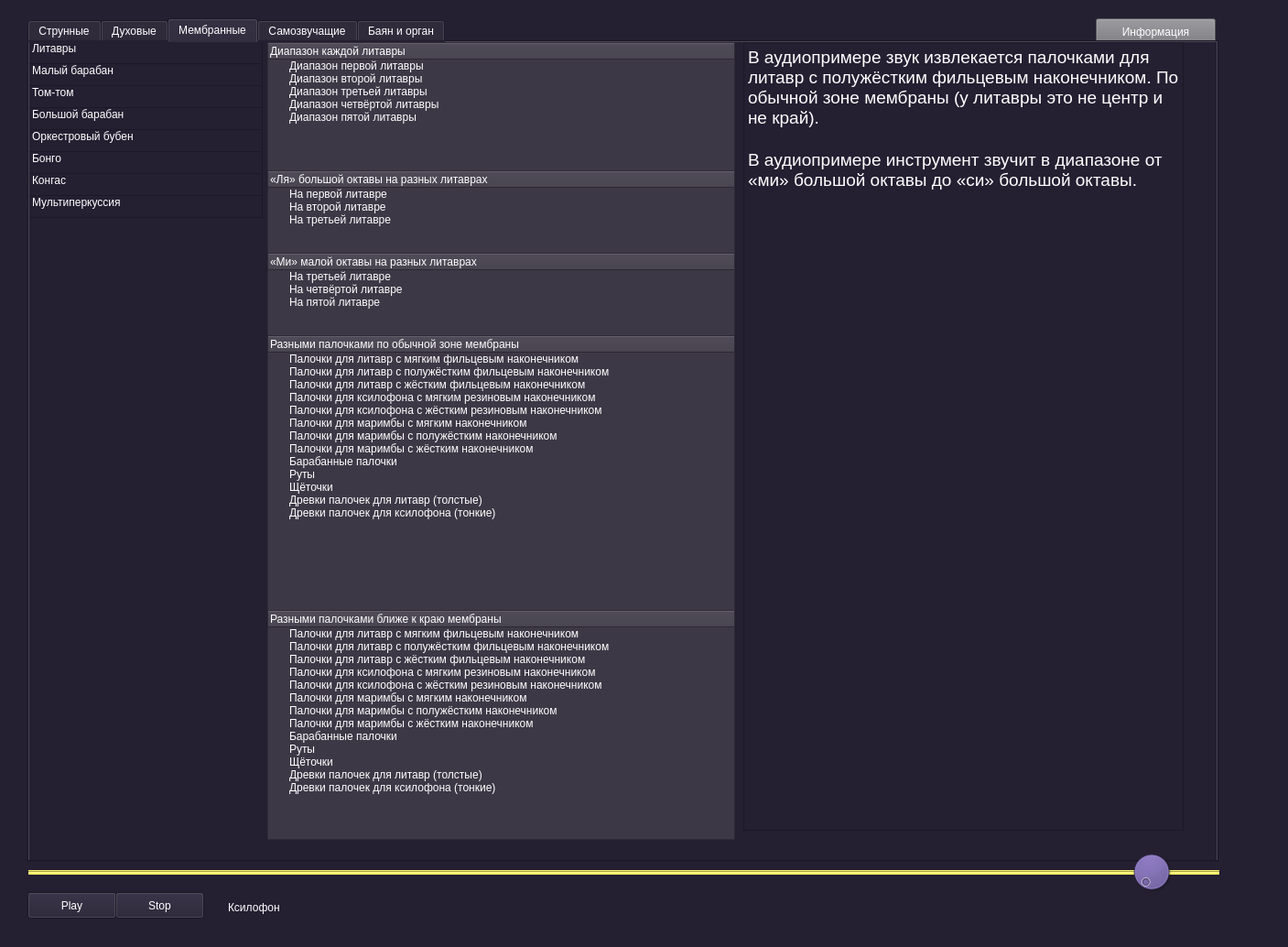
<?xml version="1.0" encoding="UTF-8"?>
<ui version="4.0">
 <class>MainWindow</class>
 <widget class="QMainWindow" name="MainWindow">
  <property name="geometry">
   <rect>
    <x>0</x>
    <y>0</y>
    <width>1407</width>
    <height>1034</height>
   </rect>
  </property>
  <property name="windowTitle">
   <string>Попов. Инструментоведение</string>
  </property>
  <property name="windowOpacity">
   <double>1.000000000000000</double>
  </property>
  <property name="styleSheet">
   <string notr="true">background-color: rgb(36, 31, 49);
color: rgb(255, 255, 255);
selection-color: rgb(249, 240, 107);
</string>
  </property>
  <widget class="QWidget" name="centralwidget">
   <widget class="QPushButton" name="pushButton">
    <property name="geometry">
     <rect>
      <x>1197</x>
      <y>20</y>
      <width>131</width>
      <height>29</height>
     </rect>
    </property>
    <property name="styleSheet">
     <string notr="true">background-color: rgb(119, 118, 123);
font-family: italic 11pt &quot;Noto Sans&quot;;</string>
    </property>
    <property name="text">
     <string>Информация</string>
    </property>
    <property name="default">
     <bool>false</bool>
    </property>
    <property name="flat">
     <bool>false</bool>
    </property>
   </widget>
   <widget class="QTabWidget" name="tabWidget">
    <property name="enabled">
     <bool>true</bool>
    </property>
    <property name="geometry">
     <rect>
      <x>30</x>
      <y>20</y>
      <width>1301</width>
      <height>921</height>
     </rect>
    </property>
    <property name="styleSheet">
     <string notr="true">font-color: rgb(255, 255, 255);</string>
    </property>
    <property name="currentIndex">
     <number>2</number>
    </property>
    <widget class="QWidget" name="tab">
     <attribute name="title">
      <string>Струнные</string>
     </attribute>
     <widget class="QTreeWidget" name="treeWidget">
      <property name="geometry">
       <rect>
        <x>-1</x>
        <y>-1</y>
        <width>346</width>
        <height>141</height>
       </rect>
      </property>
      <property name="wordWrap">
       <bool>false</bool>
      </property>
      <property name="headerHidden">
       <bool>false</bool>
      </property>
      <column>
       <property name="text">
        <string>Скрипки</string>
       </property>
      </column>
      <item>
       <property name="text">
        <string>Скрипка, альт, виолончель, контрабас</string>
       </property>
      </item>
      <item>
       <property name="text">
        <string>Скрипка</string>
       </property>
      </item>
      <item>
       <property name="text">
        <string>Альт</string>
       </property>
      </item>
      <item>
       <property name="text">
        <string>Виолончель</string>
       </property>
      </item>
      <item>
       <property name="text">
        <string>Контрабас</string>
       </property>
      </item>
     </widget>
     <widget class="QListWidget" name="listWidget">
      <property name="geometry">
       <rect>
        <x>-1</x>
        <y>139</y>
        <width>346</width>
        <height>26</height>
       </rect>
      </property>
      <item>
       <property name="text">
        <string>Классическая гитара</string>
       </property>
      </item>
     </widget>
     <widget class="QTreeWidget" name="treeWidget_2">
      <property name="geometry">
       <rect>
        <x>-1</x>
        <y>164</y>
        <width>346</width>
        <height>111</height>
       </rect>
      </property>
      <column>
       <property name="text">
        <string>Домры</string>
       </property>
      </column>
      <item>
       <property name="text">
        <string>Малая домра</string>
       </property>
      </item>
      <item>
       <property name="text">
        <string>Домра пикколо</string>
       </property>
      </item>
      <item>
       <property name="text">
        <string>Альтовая домра</string>
       </property>
      </item>
      <item>
       <property name="text">
        <string>Басовая домра</string>
       </property>
      </item>
     </widget>
     <widget class="QTreeWidget" name="treeWidget_3">
      <property name="geometry">
       <rect>
        <x>-1</x>
        <y>274</y>
        <width>346</width>
        <height>111</height>
       </rect>
      </property>
      <column>
       <property name="text">
        <string>Балалайки</string>
       </property>
      </column>
      <item>
       <property name="text">
        <string>Балалайка прима</string>
       </property>
      </item>
      <item>
       <property name="text">
        <string>Балалайка секунда</string>
       </property>
      </item>
      <item>
       <property name="text">
        <string>Балалайка альт</string>
       </property>
      </item>
      <item>
       <property name="text">
        <string>Балалайка контрабас</string>
       </property>
      </item>
     </widget>
     <widget class="QListWidget" name="listWidget_2">
      <property name="geometry">
       <rect>
        <x>-1</x>
        <y>384</y>
        <width>346</width>
        <height>26</height>
       </rect>
      </property>
      <item>
       <property name="text">
        <string>Классическая арфа</string>
       </property>
      </item>
     </widget>
     <widget class="QListWidget" name="listWidget_5">
      <property name="geometry">
       <rect>
        <x>0</x>
        <y>480</y>
        <width>346</width>
        <height>26</height>
       </rect>
      </property>
      <item>
       <property name="text">
        <string>Клавесин</string>
       </property>
      </item>
     </widget>
     <widget class="QListWidget" name="listWidget_6">
      <property name="geometry">
       <rect>
        <x>0</x>
        <y>504</y>
        <width>346</width>
        <height>26</height>
       </rect>
      </property>
      <item>
       <property name="text">
        <string>Рояль</string>
       </property>
      </item>
     </widget>
     <widget class="QTreeWidget" name="treeWidget_6">
      <property name="geometry">
       <rect>
        <x>0</x>
        <y>410</y>
        <width>345</width>
        <height>71</height>
       </rect>
      </property>
      <column>
       <property name="text">
        <string>Гусли</string>
       </property>
      </column>
      <item>
       <property name="text">
        <string>Звончатые гусли (20-струнные)</string>
       </property>
      </item>
      <item>
       <property name="text">
        <string>Клавишные гусли</string>
       </property>
      </item>
     </widget>
    </widget>
    <widget class="QWidget" name="tab_2">
     <attribute name="title">
      <string>Духовые</string>
     </attribute>
     <widget class="QListWidget" name="listWidget_7">
      <property name="geometry">
       <rect>
        <x>-1</x>
        <y>-1</y>
        <width>346</width>
        <height>25</height>
       </rect>
      </property>
      <item>
       <property name="text">
        <string>Деревянные и медные духовые инструменты</string>
       </property>
      </item>
     </widget>
     <widget class="QTreeWidget" name="treeWidget_4">
      <property name="geometry">
       <rect>
        <x>-1</x>
        <y>23</y>
        <width>346</width>
        <height>91</height>
       </rect>
      </property>
      <column>
       <property name="text">
        <string>Академические поперечные флейты</string>
       </property>
      </column>
      <item>
       <property name="text">
        <string>Большая флейта</string>
       </property>
      </item>
      <item>
       <property name="text">
        <string>Флейта пикколо</string>
       </property>
      </item>
      <item>
       <property name="text">
        <string>Альтовая флейта</string>
       </property>
      </item>
     </widget>
     <widget class="QTreeWidget" name="treeWidget_5">
      <property name="geometry">
       <rect>
        <x>-1</x>
        <y>113</y>
        <width>346</width>
        <height>91</height>
       </rect>
      </property>
      <column>
       <property name="text">
        <string>Гобои</string>
       </property>
      </column>
      <item>
       <property name="text">
        <string>Гобой, английский рожок, гобой д`амур</string>
       </property>
      </item>
      <item>
       <property name="text">
        <string>Гобой</string>
       </property>
      </item>
      <item>
       <property name="text">
        <string>Английский рожок</string>
       </property>
      </item>
     </widget>
     <widget class="QTreeWidget" name="treeWidget_7">
      <property name="geometry">
       <rect>
        <x>-1</x>
        <y>210</y>
        <width>346</width>
        <height>111</height>
       </rect>
      </property>
      <column>
       <property name="text">
        <string>Кларнеты</string>
       </property>
      </column>
      <item>
       <property name="text">
        <string>Кларнет in B, кларнет in A</string>
       </property>
      </item>
      <item>
       <property name="text">
        <string>Кларнет in B</string>
       </property>
      </item>
      <item>
       <property name="text">
        <string>Кларнет пикколо in Es</string>
       </property>
      </item>
      <item>
       <property name="text">
        <string>Бас-кларнет in B</string>
       </property>
      </item>
     </widget>
     <widget class="QTreeWidget" name="treeWidget_8">
      <property name="geometry">
       <rect>
        <x>-1</x>
        <y>320</y>
        <width>346</width>
        <height>71</height>
       </rect>
      </property>
      <column>
       <property name="text">
        <string>Фаготы</string>
       </property>
      </column>
      <item>
       <property name="text">
        <string>Фагот</string>
       </property>
      </item>
      <item>
       <property name="text">
        <string>Контрафагот</string>
       </property>
      </item>
     </widget>
     <widget class="QTreeWidget" name="treeWidget_9">
      <property name="geometry">
       <rect>
        <x>-1</x>
        <y>390</y>
        <width>346</width>
        <height>134</height>
       </rect>
      </property>
      <column>
       <property name="text">
        <string>Саксофоны</string>
       </property>
      </column>
      <item>
       <property name="text">
        <string>Четыре саксофона</string>
       </property>
      </item>
      <item>
       <property name="text">
        <string>Альтовый саксофон</string>
       </property>
      </item>
      <item>
       <property name="text">
        <string>Сопрановый саксофон</string>
       </property>
      </item>
      <item>
       <property name="text">
        <string>Теноровый саксофон</string>
       </property>
      </item>
      <item>
       <property name="text">
        <string>Баритоновый саксофон</string>
       </property>
      </item>
     </widget>
     <widget class="QTreeWidget" name="treeWidget_10">
      <property name="geometry">
       <rect>
        <x>-1</x>
        <y>520</y>
        <width>346</width>
        <height>71</height>
       </rect>
      </property>
      <column>
       <property name="text">
        <string>Валторны</string>
       </property>
      </column>
      <item>
       <property name="text">
        <string>Двойная валторна, дискантовая валторна</string>
       </property>
      </item>
      <item>
       <property name="text">
        <string>Валторна in F (дискантовая)</string>
       </property>
      </item>
     </widget>
     <widget class="QTreeWidget" name="treeWidget_11">
      <property name="geometry">
       <rect>
        <x>-1</x>
        <y>590</y>
        <width>346</width>
        <height>132</height>
       </rect>
      </property>
      <column>
       <property name="text">
        <string>Трубы и близкие им инструменты</string>
       </property>
      </column>
      <item>
       <property name="text">
        <string>Труба, корнет, флюгельгорн</string>
       </property>
      </item>
      <item>
       <property name="text">
        <string>Труба in B</string>
       </property>
      </item>
      <item>
       <property name="text">
        <string>Труба пикколо in B</string>
       </property>
      </item>
      <item>
       <property name="text">
        <string>Корнет in B</string>
       </property>
      </item>
      <item>
       <property name="text">
        <string>Флюгельгорн in B</string>
       </property>
      </item>
     </widget>
     <widget class="QListWidget" name="listWidget_8">
      <property name="geometry">
       <rect>
        <x>-1</x>
        <y>720</y>
        <width>346</width>
        <height>22</height>
       </rect>
      </property>
      <item>
       <property name="text">
        <string>Басовый тромбон</string>
       </property>
      </item>
     </widget>
     <widget class="QTreeWidget" name="treeWidget_12">
      <property name="geometry">
       <rect>
        <x>0</x>
        <y>740</y>
        <width>346</width>
        <height>101</height>
       </rect>
      </property>
      <column>
       <property name="text">
        <string>Тубы</string>
       </property>
      </column>
      <item>
       <property name="text">
        <string>Басовая туба, контрабасовая туба</string>
       </property>
      </item>
      <item>
       <property name="text">
        <string>Басовая туба</string>
       </property>
      </item>
      <item>
       <property name="text">
        <string>Контрабасовая туба</string>
       </property>
      </item>
     </widget>
    </widget>
    <widget class="QWidget" name="tab_3">
     <attribute name="title">
      <string>Мембранные</string>
     </attribute>
     <widget class="QListWidget" name="listWidget_11">
      <property name="geometry">
       <rect>
        <x>-1</x>
        <y>-1</y>
        <width>256</width>
        <height>25</height>
       </rect>
      </property>
      <item>
       <property name="text">
        <string>Литавры</string>
       </property>
      </item>
     </widget>
     <widget class="QListWidget" name="listWidget_12">
      <property name="geometry">
       <rect>
        <x>-1</x>
        <y>23</y>
        <width>256</width>
        <height>25</height>
       </rect>
      </property>
      <item>
       <property name="text">
        <string>Малый барабан</string>
       </property>
      </item>
     </widget>
     <widget class="QListWidget" name="listWidget_13">
      <property name="geometry">
       <rect>
        <x>-1</x>
        <y>47</y>
        <width>256</width>
        <height>25</height>
       </rect>
      </property>
      <item>
       <property name="text">
        <string>Том-том</string>
       </property>
      </item>
     </widget>
     <widget class="QListWidget" name="listWidget_14">
      <property name="geometry">
       <rect>
        <x>-1</x>
        <y>71</y>
        <width>256</width>
        <height>25</height>
       </rect>
      </property>
      <item>
       <property name="text">
        <string>Большой барабан</string>
       </property>
      </item>
     </widget>
     <widget class="QListWidget" name="listWidget_15">
      <property name="geometry">
       <rect>
        <x>-1</x>
        <y>95</y>
        <width>256</width>
        <height>25</height>
       </rect>
      </property>
      <item>
       <property name="text">
        <string>Оркестровый бубен</string>
       </property>
      </item>
     </widget>
     <widget class="QListWidget" name="listWidget_16">
      <property name="geometry">
       <rect>
        <x>-1</x>
        <y>119</y>
        <width>256</width>
        <height>25</height>
       </rect>
      </property>
      <item>
       <property name="text">
        <string>Бонго</string>
       </property>
      </item>
     </widget>
     <widget class="QListWidget" name="listWidget_17">
      <property name="geometry">
       <rect>
        <x>-1</x>
        <y>143</y>
        <width>256</width>
        <height>25</height>
       </rect>
      </property>
      <item>
       <property name="text">
        <string>Конгас</string>
       </property>
      </item>
     </widget>
     <widget class="QListWidget" name="listWidget_18">
      <property name="geometry">
       <rect>
        <x>-1</x>
        <y>167</y>
        <width>256</width>
        <height>25</height>
       </rect>
      </property>
      <item>
       <property name="text">
        <string>Мультиперкуссия</string>
       </property>
      </item>
     </widget>
     <widget class="QTreeWidget" name="treeWidget_13">
      <property name="geometry">
       <rect>
        <x>260</x>
        <y>0</y>
        <width>511</width>
        <height>141</height>
       </rect>
      </property>
      <property name="visible">
       <bool>false</bool>
      </property>
      <property name="styleSheet">
       <string notr="true">background-color: rgb(61, 56, 70);</string>
      </property>
      <column>
       <property name="text">
        <string>Диапазон каждой литавры</string>
       </property>
      </column>
      <item>
       <property name="text">
        <string>Диапазон первой литавры</string>
       </property>
      </item>
      <item>
       <property name="text">
        <string>Диапазон второй литавры</string>
       </property>
      </item>
      <item>
       <property name="text">
        <string>Диапазон третьей литавры</string>
       </property>
      </item>
      <item>
       <property name="text">
        <string>Диапазон четвёртой литавры</string>
       </property>
      </item>
      <item>
       <property name="text">
        <string>Диапазон пятой литавры</string>
       </property>
      </item>
     </widget>
     <widget class="QTreeWidget" name="treeWidget_14">
      <property name="geometry">
       <rect>
        <x>260</x>
        <y>140</y>
        <width>511</width>
        <height>91</height>
       </rect>
      </property>
      <property name="visible">
       <bool>false</bool>
      </property>
      <property name="styleSheet">
       <string notr="true">background-color: rgb(61, 56, 70);</string>
      </property>
      <column>
       <property name="text">
        <string>«Ля» большой октавы на разных литаврах</string>
       </property>
      </column>
      <item>
       <property name="text">
        <string>На первой литавре</string>
       </property>
      </item>
      <item>
       <property name="text">
        <string>На второй литавре</string>
       </property>
      </item>
      <item>
       <property name="text">
        <string>На третьей литавре</string>
       </property>
      </item>
     </widget>
     <widget class="QTreeWidget" name="treeWidget_29">
      <property name="geometry">
       <rect>
        <x>260</x>
        <y>230</y>
        <width>511</width>
        <height>91</height>
       </rect>
      </property>
      <property name="visible">
       <bool>false</bool>
      </property>
      <property name="styleSheet">
       <string notr="true">background-color: rgb(61, 56, 70);</string>
      </property>
      <column>
       <property name="text">
        <string>«Ми» малой октавы на разных литаврах</string>
       </property>
      </column>
      <item>
       <property name="text">
        <string>На третьей литавре</string>
       </property>
      </item>
      <item>
       <property name="text">
        <string>На четвёртой литавре</string>
       </property>
      </item>
      <item>
       <property name="text">
        <string>На пятой литавре</string>
       </property>
      </item>
     </widget>
     <widget class="QTreeWidget" name="treeWidget_30">
      <property name="geometry">
       <rect>
        <x>260</x>
        <y>320</y>
        <width>511</width>
        <height>301</height>
       </rect>
      </property>
      <property name="visible">
       <bool>false</bool>
      </property>
      <property name="styleSheet">
       <string notr="true">background-color: rgb(61, 56, 70);</string>
      </property>
      <column>
       <property name="text">
        <string>Разными палочками по обычной зоне мембраны</string>
       </property>
      </column>
      <item>
       <property name="text">
        <string>Палочки для литавр с мягким фильцевым наконечником</string>
       </property>
      </item>
      <item>
       <property name="text">
        <string>Палочки для литавр с полужёстким фильцевым наконечником</string>
       </property>
      </item>
      <item>
       <property name="text">
        <string>Палочки для литавр с жёстким фильцевым наконечником</string>
       </property>
      </item>
      <item>
       <property name="text">
        <string>Палочки для ксилофона с мягким резиновым наконечником</string>
       </property>
      </item>
      <item>
       <property name="text">
        <string>Палочки для ксилофона с жёстким резиновым наконечником</string>
       </property>
      </item>
      <item>
       <property name="text">
        <string>Палочки для маримбы с мягким наконечником</string>
       </property>
      </item>
      <item>
       <property name="text">
        <string>Палочки для маримбы с полужёстким наконечником</string>
       </property>
      </item>
      <item>
       <property name="text">
        <string>Палочки для маримбы с жёстким наконечником</string>
       </property>
      </item>
      <item>
       <property name="text">
        <string>Барабанные палочки</string>
       </property>
      </item>
      <item>
       <property name="text">
        <string>Руты</string>
       </property>
      </item>
      <item>
       <property name="text">
        <string>Щёточки</string>
       </property>
      </item>
      <item>
       <property name="text">
        <string>Древки палочек для литавр (толстые)</string>
       </property>
      </item>
      <item>
       <property name="text">
        <string>Древки палочек для ксилофона (тонкие)</string>
       </property>
      </item>
     </widget>
     <widget class="QTreeWidget" name="treeWidget_31">
      <property name="geometry">
       <rect>
        <x>260</x>
        <y>620</y>
        <width>511</width>
        <height>251</height>
       </rect>
      </property>
      <property name="visible">
       <bool>false</bool>
      </property>
      <property name="styleSheet">
       <string notr="true">background-color: rgb(61, 56, 70);</string>
      </property>
      <column>
       <property name="text">
        <string>Разными палочками ближе к краю мембраны</string>
       </property>
      </column>
      <item>
       <property name="text">
        <string>Палочки для литавр с мягким фильцевым наконечником</string>
       </property>
      </item>
      <item>
       <property name="text">
        <string>Палочки для литавр с полужёстким фильцевым наконечником</string>
       </property>
      </item>
      <item>
       <property name="text">
        <string>Палочки для литавр с жёстким фильцевым наконечником</string>
       </property>
      </item>
      <item>
       <property name="text">
        <string>Палочки для ксилофона с мягким резиновым наконечником</string>
       </property>
      </item>
      <item>
       <property name="text">
        <string>Палочки для ксилофона с жёстким резиновым наконечником</string>
       </property>
      </item>
      <item>
       <property name="text">
        <string>Палочки для маримбы с мягким наконечником</string>
       </property>
      </item>
      <item>
       <property name="text">
        <string>Палочки для маримбы с полужёстким наконечником</string>
       </property>
      </item>
      <item>
       <property name="text">
        <string>Палочки для маримбы с жёстким наконечником</string>
       </property>
      </item>
      <item>
       <property name="text">
        <string>Барабанные палочки</string>
       </property>
      </item>
      <item>
       <property name="text">
        <string>Руты</string>
       </property>
      </item>
      <item>
       <property name="text">
        <string>Щёточки</string>
       </property>
      </item>
      <item>
       <property name="text">
        <string>Древки палочек для литавр (толстые)</string>
       </property>
      </item>
      <item>
       <property name="text">
        <string>Древки палочек для ксилофона (тонкие)</string>
       </property>
      </item>
     </widget>
     <widget class="QTextBrowser" name="textBrowser">
      <property name="geometry">
       <rect>
        <x>780</x>
        <y>0</y>
        <width>481</width>
        <height>861</height>
       </rect>
      </property>
      <property name="html">
       <string>&lt;!DOCTYPE HTML PUBLIC &quot;-//W3C//DTD HTML 4.0//EN&quot; &quot;http://www.w3.org/TR/REC-html40/strict.dtd&quot;&gt;
&lt;html&gt;&lt;head&gt;&lt;meta name=&quot;qrichtext&quot; content=&quot;1&quot; /&gt;&lt;meta charset=&quot;utf-8&quot; /&gt;&lt;style type=&quot;text/css&quot;&gt;
p, li { white-space: pre-wrap; }
hr { height: 1px; border-width: 0; }
li.unchecked::marker { content: &quot;\2610&quot;; }
li.checked::marker { content: &quot;\2612&quot;; }
&lt;/style&gt;&lt;/head&gt;&lt;body style=&quot; font-family:'Noto Sans'; font-size:11pt; font-weight:400; font-style:normal;&quot;&gt;
&lt;p style=&quot; margin-top:0px; margin-bottom:0px; margin-left:0px; margin-right:0px; -qt-block-indent:0; text-indent:0px;&quot;&gt;&lt;span style=&quot; font-family:'Times New Roman'; font-size:14pt; color:#ffffff;&quot;&gt;В аудиопримере звук извлекается палочками для литавр с полужёстким фильцевым наконечником. По обычной зоне мембраны (у литавры это не центр и не край).&lt;/span&gt;&lt;/p&gt;
&lt;p style=&quot; margin-top:0px; margin-bottom:0px; margin-left:0px; margin-right:0px; -qt-block-indent:0; text-indent:0px;&quot;&gt;&lt;span style=&quot; font-size:14pt;&quot;&gt; &lt;/span&gt;&lt;/p&gt;
&lt;p style=&quot; margin-top:0px; margin-bottom:0px; margin-left:0px; margin-right:0px; -qt-block-indent:0; text-indent:0px;&quot;&gt;&lt;span style=&quot; font-family:'Times New Roman'; font-size:14pt; color:#ffffff;&quot;&gt;В аудиопримере инструмент звучит в диапазоне от «ми» большой октавы до «си» большой октавы.&lt;/span&gt;&lt;/p&gt;
&lt;p style=&quot;-qt-paragraph-type:empty; margin-top:0px; margin-bottom:0px; margin-left:0px; margin-right:0px; -qt-block-indent:0; text-indent:0px; font-family:'Times New Roman'; font-size:12pt; color:#000000;&quot;&gt;&lt;br /&gt;&lt;/p&gt;
&lt;p style=&quot;-qt-paragraph-type:empty; margin-top:0px; margin-bottom:0px; margin-left:0px; margin-right:0px; -qt-block-indent:0; text-indent:0px;&quot;&gt;&lt;br /&gt;&lt;/p&gt;
&lt;p style=&quot;-qt-paragraph-type:empty; margin-top:0px; margin-bottom:0px; margin-left:0px; margin-right:0px; -qt-block-indent:0; text-indent:0px;&quot;&gt;&lt;br /&gt;&lt;/p&gt;
&lt;p style=&quot;-qt-paragraph-type:empty; margin-top:0px; margin-bottom:0px; margin-left:0px; margin-right:0px; -qt-block-indent:0; text-indent:0px;&quot;&gt;&lt;br /&gt;&lt;/p&gt;
&lt;p style=&quot;-qt-paragraph-type:empty; margin-top:0px; margin-bottom:0px; margin-left:0px; margin-right:0px; -qt-block-indent:0; text-indent:0px;&quot;&gt;&lt;br /&gt;&lt;/p&gt;
&lt;p style=&quot;-qt-paragraph-type:empty; margin-top:0px; margin-bottom:0px; margin-left:0px; margin-right:0px; -qt-block-indent:0; text-indent:0px;&quot;&gt;&lt;br /&gt;&lt;/p&gt;
&lt;p style=&quot;-qt-paragraph-type:empty; margin-top:0px; margin-bottom:0px; margin-left:0px; margin-right:0px; -qt-block-indent:0; text-indent:0px;&quot;&gt;&lt;br /&gt;&lt;/p&gt;
&lt;p style=&quot;-qt-paragraph-type:empty; margin-top:0px; margin-bottom:0px; margin-left:0px; margin-right:0px; -qt-block-indent:0; text-indent:0px;&quot;&gt;&lt;br /&gt;&lt;/p&gt;
&lt;p style=&quot;-qt-paragraph-type:empty; margin-top:0px; margin-bottom:0px; margin-left:0px; margin-right:0px; -qt-block-indent:0; text-indent:0px;&quot;&gt;&lt;br /&gt;&lt;/p&gt;
&lt;p style=&quot;-qt-paragraph-type:empty; margin-top:0px; margin-bottom:0px; margin-left:0px; margin-right:0px; -qt-block-indent:0; text-indent:0px;&quot;&gt;&lt;br /&gt;&lt;/p&gt;
&lt;p style=&quot;-qt-paragraph-type:empty; margin-top:0px; margin-bottom:0px; margin-left:0px; margin-right:0px; -qt-block-indent:0; text-indent:0px;&quot;&gt;&lt;br /&gt;&lt;/p&gt;
&lt;p style=&quot;-qt-paragraph-type:empty; margin-top:0px; margin-bottom:0px; margin-left:0px; margin-right:0px; -qt-block-indent:0; text-indent:0px;&quot;&gt;&lt;br /&gt;&lt;/p&gt;
&lt;p style=&quot;-qt-paragraph-type:empty; margin-top:0px; margin-bottom:0px; margin-left:0px; margin-right:0px; -qt-block-indent:0; text-indent:0px;&quot;&gt;&lt;br /&gt;&lt;/p&gt;
&lt;p style=&quot;-qt-paragraph-type:empty; margin-top:0px; margin-bottom:0px; margin-left:0px; margin-right:0px; -qt-block-indent:0; text-indent:0px;&quot;&gt;&lt;br /&gt;&lt;/p&gt;
&lt;p style=&quot;-qt-paragraph-type:empty; margin-top:0px; margin-bottom:0px; margin-left:0px; margin-right:0px; -qt-block-indent:0; text-indent:0px;&quot;&gt;&lt;br /&gt;&lt;/p&gt;
&lt;p style=&quot;-qt-paragraph-type:empty; margin-top:0px; margin-bottom:0px; margin-left:0px; margin-right:0px; -qt-block-indent:0; text-indent:0px;&quot;&gt;&lt;br /&gt;&lt;/p&gt;
&lt;p style=&quot;-qt-paragraph-type:empty; margin-top:0px; margin-bottom:0px; margin-left:0px; margin-right:0px; -qt-block-indent:0; text-indent:0px;&quot;&gt;&lt;br /&gt;&lt;/p&gt;
&lt;p style=&quot;-qt-paragraph-type:empty; margin-top:0px; margin-bottom:0px; margin-left:0px; margin-right:0px; -qt-block-indent:0; text-indent:0px;&quot;&gt;&lt;br /&gt;&lt;/p&gt;
&lt;p style=&quot;-qt-paragraph-type:empty; margin-top:0px; margin-bottom:0px; margin-left:0px; margin-right:0px; -qt-block-indent:0; text-indent:0px;&quot;&gt;&lt;br /&gt;&lt;/p&gt;
&lt;p style=&quot;-qt-paragraph-type:empty; margin-top:0px; margin-bottom:0px; margin-left:0px; margin-right:0px; -qt-block-indent:0; text-indent:0px;&quot;&gt;&lt;br /&gt;&lt;/p&gt;
&lt;p style=&quot;-qt-paragraph-type:empty; margin-top:0px; margin-bottom:0px; margin-left:0px; margin-right:0px; -qt-block-indent:0; text-indent:0px;&quot;&gt;&lt;br /&gt;&lt;/p&gt;
&lt;p style=&quot;-qt-paragraph-type:empty; margin-top:0px; margin-bottom:0px; margin-left:0px; margin-right:0px; -qt-block-indent:0; text-indent:0px;&quot;&gt;&lt;br /&gt;&lt;/p&gt;
&lt;p style=&quot;-qt-paragraph-type:empty; margin-top:0px; margin-bottom:0px; margin-left:0px; margin-right:0px; -qt-block-indent:0; text-indent:0px;&quot;&gt;&lt;br /&gt;&lt;/p&gt;
&lt;p style=&quot;-qt-paragraph-type:empty; margin-top:0px; margin-bottom:0px; margin-left:0px; margin-right:0px; -qt-block-indent:0; text-indent:0px;&quot;&gt;&lt;br /&gt;&lt;/p&gt;
&lt;p style=&quot;-qt-paragraph-type:empty; margin-top:0px; margin-bottom:0px; margin-left:0px; margin-right:0px; -qt-block-indent:0; text-indent:0px;&quot;&gt;&lt;br /&gt;&lt;/p&gt;
&lt;p style=&quot;-qt-paragraph-type:empty; margin-top:0px; margin-bottom:0px; margin-left:0px; margin-right:0px; -qt-block-indent:0; text-indent:0px;&quot;&gt;&lt;br /&gt;&lt;/p&gt;
&lt;p style=&quot; margin-top:0px; margin-bottom:0px; margin-left:0px; margin-right:0px; -qt-block-indent:0; text-indent:0px;&quot;&gt;&lt;img src=&quot;:/newPrefix/Литавры_Первая литавра3.jpg&quot; /&gt;&lt;/p&gt;&lt;/body&gt;&lt;/html&gt;</string>
      </property>
     </widget>
    </widget>
    <widget class="QWidget" name="tab_4">
     <attribute name="title">
      <string>Самозвучащие</string>
     </attribute>
     <widget class="QListWidget" name="listWidget_23">
      <property name="geometry">
       <rect>
        <x>-1</x>
        <y>-1</y>
        <width>351</width>
        <height>831</height>
       </rect>
      </property>
      <item>
       <property name="text">
        <string>Ксилофон, маримба, вибрафон, колокольчики</string>
       </property>
      </item>
      <item>
       <property name="text">
        <string>Ксилофон</string>
       </property>
      </item>
      <item>
       <property name="text">
        <string>Маримба</string>
       </property>
      </item>
      <item>
       <property name="text">
        <string>Вибрафон</string>
       </property>
      </item>
      <item>
       <property name="text">
        <string>Колокольчики (глокеншпиль)</string>
       </property>
      </item>
      <item>
       <property name="text">
        <string>Колокола</string>
       </property>
      </item>
      <item>
       <property name="text">
        <string>Кротали</string>
       </property>
      </item>
      <item>
       <property name="text">
        <string>Флексатон</string>
       </property>
      </item>
      <item>
       <property name="text">
        <string>Подвесная тарелка</string>
       </property>
      </item>
      <item>
       <property name="text">
        <string>Хай-хэт</string>
       </property>
      </item>
      <item>
       <property name="text">
        <string>Парные тарелки</string>
       </property>
      </item>
      <item>
       <property name="text">
        <string>Там-там</string>
       </property>
      </item>
      <item>
       <property name="text">
        <string>Треугольник</string>
       </property>
      </item>
      <item>
       <property name="text">
        <string>Деревянная коробочка (вуд-блок)</string>
       </property>
      </item>
      <item>
       <property name="text">
        <string>Пластиковая коробочка</string>
       </property>
      </item>
      <item>
       <property name="text">
        <string>Коровий колокольчик (ковбелл)</string>
       </property>
      </item>
      <item>
       <property name="text">
        <string>Агого</string>
       </property>
      </item>
      <item>
       <property name="text">
        <string>Трещотка</string>
       </property>
      </item>
      <item>
       <property name="text">
        <string>Гуиро</string>
       </property>
      </item>
      <item>
       <property name="text">
        <string>Посох дождя</string>
       </property>
      </item>
      <item>
       <property name="text">
        <string>Бар чаймс</string>
       </property>
      </item>
      <item>
       <property name="text">
        <string>Ластра</string>
       </property>
      </item>
      <item>
       <property name="text">
        <string>Другие инструменты</string>
       </property>
      </item>
     </widget>
     <widget class="QTextBrowser" name="textBrowser_2">
      <property name="geometry">
       <rect>
        <x>830</x>
        <y>0</y>
        <width>451</width>
        <height>811</height>
       </rect>
      </property>
      <property name="html">
       <string>&lt;!DOCTYPE HTML PUBLIC &quot;-//W3C//DTD HTML 4.0//EN&quot; &quot;http://www.w3.org/TR/REC-html40/strict.dtd&quot;&gt;
&lt;html&gt;&lt;head&gt;&lt;meta name=&quot;qrichtext&quot; content=&quot;1&quot; /&gt;&lt;meta charset=&quot;utf-8&quot; /&gt;&lt;style type=&quot;text/css&quot;&gt;
p, li { white-space: pre-wrap; }
hr { height: 1px; border-width: 0; }
li.unchecked::marker { content: &quot;\2610&quot;; }
li.checked::marker { content: &quot;\2612&quot;; }
&lt;/style&gt;&lt;/head&gt;&lt;body style=&quot; font-family:'Noto Sans'; font-size:11pt; font-weight:400; font-style:normal;&quot;&gt;
&lt;p style=&quot; margin-top:0px; margin-bottom:0px; margin-left:0px; margin-right:0px; -qt-block-indent:0; text-indent:0px;&quot;&gt;&lt;span style=&quot; font-family:'Times New Roman'; font-size:14pt; color:#ffffff;&quot;&gt;В аудиопримере звук извлекается палочками для ксилофона с пластиковым наконечником.&lt;/span&gt;&lt;/p&gt;
&lt;p style=&quot;-qt-paragraph-type:empty; margin-top:0px; margin-bottom:0px; margin-left:0px; margin-right:0px; -qt-block-indent:0; text-indent:0px;&quot;&gt;&lt;br /&gt;&lt;/p&gt;
&lt;p style=&quot;-qt-paragraph-type:empty; margin-top:0px; margin-bottom:0px; margin-left:0px; margin-right:0px; -qt-block-indent:0; text-indent:0px;&quot;&gt;&lt;br /&gt;&lt;/p&gt;
&lt;p style=&quot;-qt-paragraph-type:empty; margin-top:0px; margin-bottom:0px; margin-left:0px; margin-right:0px; -qt-block-indent:0; text-indent:0px;&quot;&gt;&lt;br /&gt;&lt;/p&gt;
&lt;p style=&quot;-qt-paragraph-type:empty; margin-top:0px; margin-bottom:0px; margin-left:0px; margin-right:0px; -qt-block-indent:0; text-indent:0px;&quot;&gt;&lt;br /&gt;&lt;/p&gt;
&lt;p style=&quot;-qt-paragraph-type:empty; margin-top:0px; margin-bottom:0px; margin-left:0px; margin-right:0px; -qt-block-indent:0; text-indent:0px;&quot;&gt;&lt;br /&gt;&lt;/p&gt;
&lt;p style=&quot;-qt-paragraph-type:empty; margin-top:0px; margin-bottom:0px; margin-left:0px; margin-right:0px; -qt-block-indent:0; text-indent:0px;&quot;&gt;&lt;br /&gt;&lt;/p&gt;
&lt;p style=&quot;-qt-paragraph-type:empty; margin-top:0px; margin-bottom:0px; margin-left:0px; margin-right:0px; -qt-block-indent:0; text-indent:0px;&quot;&gt;&lt;br /&gt;&lt;/p&gt;
&lt;p style=&quot;-qt-paragraph-type:empty; margin-top:0px; margin-bottom:0px; margin-left:0px; margin-right:0px; -qt-block-indent:0; text-indent:0px;&quot;&gt;&lt;br /&gt;&lt;/p&gt;
&lt;p style=&quot;-qt-paragraph-type:empty; margin-top:0px; margin-bottom:0px; margin-left:0px; margin-right:0px; -qt-block-indent:0; text-indent:0px;&quot;&gt;&lt;br /&gt;&lt;/p&gt;
&lt;p style=&quot;-qt-paragraph-type:empty; margin-top:0px; margin-bottom:0px; margin-left:0px; margin-right:0px; -qt-block-indent:0; text-indent:0px;&quot;&gt;&lt;br /&gt;&lt;/p&gt;
&lt;p style=&quot;-qt-paragraph-type:empty; margin-top:0px; margin-bottom:0px; margin-left:0px; margin-right:0px; -qt-block-indent:0; text-indent:0px;&quot;&gt;&lt;br /&gt;&lt;/p&gt;
&lt;p style=&quot;-qt-paragraph-type:empty; margin-top:0px; margin-bottom:0px; margin-left:0px; margin-right:0px; -qt-block-indent:0; text-indent:0px;&quot;&gt;&lt;br /&gt;&lt;/p&gt;
&lt;p style=&quot;-qt-paragraph-type:empty; margin-top:0px; margin-bottom:0px; margin-left:0px; margin-right:0px; -qt-block-indent:0; text-indent:0px;&quot;&gt;&lt;br /&gt;&lt;/p&gt;
&lt;p style=&quot;-qt-paragraph-type:empty; margin-top:0px; margin-bottom:0px; margin-left:0px; margin-right:0px; -qt-block-indent:0; text-indent:0px;&quot;&gt;&lt;br /&gt;&lt;/p&gt;
&lt;p style=&quot;-qt-paragraph-type:empty; margin-top:0px; margin-bottom:0px; margin-left:0px; margin-right:0px; -qt-block-indent:0; text-indent:0px;&quot;&gt;&lt;br /&gt;&lt;/p&gt;
&lt;p style=&quot;-qt-paragraph-type:empty; margin-top:0px; margin-bottom:0px; margin-left:0px; margin-right:0px; -qt-block-indent:0; text-indent:0px;&quot;&gt;&lt;br /&gt;&lt;/p&gt;
&lt;p style=&quot; margin-top:0px; margin-bottom:0px; margin-left:0px; margin-right:0px; -qt-block-indent:0; text-indent:0px;&quot;&gt;&lt;img src=&quot;:/newPrefix/Ксилофон, маримба, вибрафон, колокольчики_Ксилофо2н.jpg&quot; /&gt;&lt;/p&gt;&lt;/body&gt;&lt;/html&gt;</string>
      </property>
     </widget>
     <widget class="QTreeWidget" name="treeWidget_32">
      <property name="geometry">
       <rect>
        <x>350</x>
        <y>-1</y>
        <width>471</width>
        <height>111</height>
       </rect>
      </property>
      <property name="styleSheet">
       <string notr="true">background-color: rgb(61, 56, 70);</string>
      </property>
      <property name="editTriggers">
       <set>QAbstractItemView::DoubleClicked|QAbstractItemView::EditKeyPressed|QAbstractItemView::SelectedClicked</set>
      </property>
      <column>
       <property name="text">
        <string>Партия ксилофона из «Путеводителя…» Бриттена на разных инструментах</string>
       </property>
      </column>
      <item>
       <property name="text">
        <string>Ксилофон</string>
       </property>
      </item>
      <item>
       <property name="text">
        <string>Маримба</string>
       </property>
      </item>
      <item>
       <property name="text">
        <string>Вибрафон</string>
       </property>
      </item>
      <item>
       <property name="text">
        <string>Колокольчики</string>
       </property>
      </item>
     </widget>
     <widget class="QTreeWidget" name="treeWidget_33">
      <property name="geometry">
       <rect>
        <x>350</x>
        <y>109</y>
        <width>471</width>
        <height>711</height>
       </rect>
      </property>
      <property name="styleSheet">
       <string notr="true">background-color: rgb(61, 56, 70);</string>
      </property>
      <property name="editTriggers">
       <set>QAbstractItemView::DoubleClicked|QAbstractItemView::EditKeyPressed|QAbstractItemView::SelectedClicked</set>
      </property>
      <column>
       <property name="text">
        <string>Та же партия на октаву ниже</string>
       </property>
      </column>
      <item>
       <property name="text">
        <string>Ксилофон</string>
       </property>
      </item>
      <item>
       <property name="text">
        <string>Маримба</string>
       </property>
      </item>
      <item>
       <property name="text">
        <string>Вибрафон</string>
       </property>
      </item>
      <item>
       <property name="text">
        <string>Колокольчики</string>
       </property>
      </item>
     </widget>
    </widget>
    <widget class="QWidget" name="tab_5">
     <attribute name="title">
      <string>Баян и орган</string>
     </attribute>
     <widget class="QListWidget" name="listWidget_9">
      <property name="geometry">
       <rect>
        <x>-1</x>
        <y>-1</y>
        <width>346</width>
        <height>26</height>
       </rect>
      </property>
      <item>
       <property name="text">
        <string>Баян</string>
       </property>
      </item>
     </widget>
     <widget class="QListWidget" name="listWidget_10">
      <property name="geometry">
       <rect>
        <x>-1</x>
        <y>24</y>
        <width>346</width>
        <height>26</height>
       </rect>
      </property>
      <item>
       <property name="text">
        <string>Орган</string>
       </property>
      </item>
     </widget>
    </widget>
   </widget>
   <widget class="Line" name="line">
    <property name="geometry">
     <rect>
      <x>31</x>
      <y>950</y>
      <width>1301</width>
      <height>5</height>
     </rect>
    </property>
    <property name="styleSheet">
     <string notr="true">color: rgb(249, 240, 107);
background-color: rgb(249, 240, 107);</string>
    </property>
    <property name="orientation">
     <enum>Qt::Horizontal</enum>
    </property>
   </widget>
   <widget class="QDial" name="dial">
    <property name="geometry">
     <rect>
      <x>1233</x>
      <y>920</y>
      <width>50</width>
      <height>64</height>
     </rect>
    </property>
   </widget>
   <widget class="QPushButton" name="pushButton_2">
    <property name="geometry">
     <rect>
      <x>30</x>
      <y>974</y>
      <width>97</width>
      <height>29</height>
     </rect>
    </property>
    <property name="text">
     <string>Play</string>
    </property>
   </widget>
   <widget class="QPushButton" name="pushButton_3">
    <property name="geometry">
     <rect>
      <x>126</x>
      <y>974</y>
      <width>97</width>
      <height>29</height>
     </rect>
    </property>
    <property name="text">
     <string>Stop</string>
    </property>
   </widget>
   <widget class="QLabel" name="label">
    <property name="geometry">
     <rect>
      <x>249</x>
      <y>980</y>
      <width>141</width>
      <height>21</height>
     </rect>
    </property>
    <property name="text">
     <string>Ксилофон</string>
    </property>
   </widget>
  </widget>
  <widget class="QStatusBar" name="statusbar"/>
 </widget>
 <resources>
  <include location="../../Загрузки/фото/фото.qrc"/>
 </resources>
 <connections/>
</ui>
